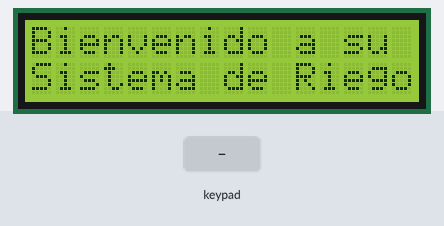
Bench run of a sketch on a simulated Arduino Mega 2560, built with avr-gcc and run on an emulated ATmega2560. On the bench: 16×2 character LCD. Inputs (shaded band) come from the test bench. What the sketch prints to the serial monitor is not drawn.

Above: at 1.2 s.
1.3 s: key 'B' pressed
At 1.8 s:
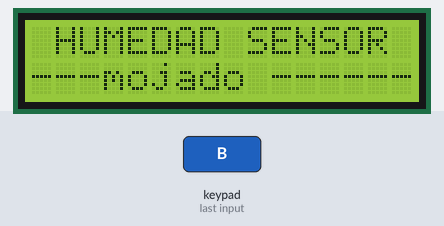
4.3 s: keypad keys 4 0 3 9 3 8 3 7 A pressed 0.4 s apart
At 6.9 s:
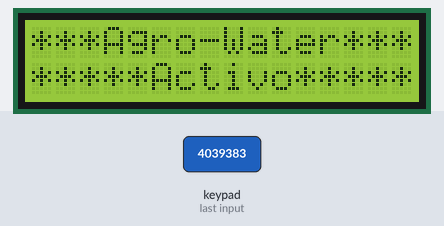
At 9.0 s:
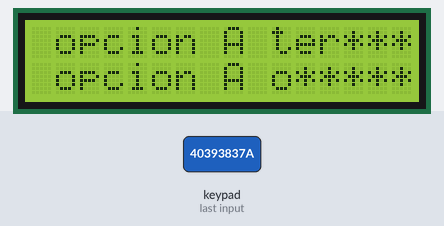
Timing chart, 0 to 10.5 s (numbered marks = the images above; inputs shaded):
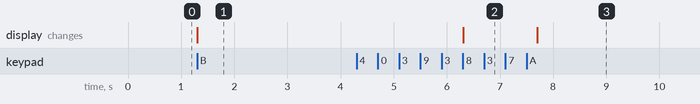

The sketch:

Agrowater.ino
```cpp
 #include <LiquidCrystal.h>
#include <Keypad.h>
LiquidCrystal lcd(7, 8, 9, 10, 11 , 12);
char ingreso;///variable de ingleso en el switch

////////////////// configuracion Keypad

const byte ROWS = 4; //4 filas
const byte COLS = 4; //4 columnas
//define the cymbols on the buttons of the keypads
char hexaKeys[ROWS][COLS] = {
  {'1','2','3','A'},
  {'4','5','6','B'},
  {'7','8','9','C'},
  {'*','0','#','D'},
};
byte rowPins[ROWS] = {40, 39, 38, 37}; //filas del keypad
byte colPins[COLS] = {36, 35, 34, 33}; //columnas del keypad
Keypad teclado = Keypad( makeKeymap(hexaKeys), rowPins, colPins, ROWS, COLS);
////// fin configuracion keypad

void setup() {
  lcd.begin(16, 2);
  lcd.setCursor(0,0);
  lcd.write("Bienvenido a su");
  lcd.setCursor(0,1);
  lcd.write("Sistema de Riego");

   Serial.begin(9600);//HUMEDAD UNO
}

void loop() {
  leerIngreso();
  }

void leerIngreso() {
  ingreso = teclado.getKey();
  if (ingreso != NO_KEY)
    switch (ingreso) {
      case 'A':    //
          lcd.setCursor(0, 0);
          lcd.print(" opcion A ");
          lcd.setCursor(0, 1);
          lcd.print(" opcion A ");
          delay(5000);
          cls();
        break;
      case 'B':
          lcd.setCursor(0, 0);
            humedad1();//
        break;

      case 'C':

        break;
      case 'D':
        break;
      case '*':

        break;
      case '#':

        break;
}
}

void cls(){
  lcd.setCursor(0, 0);
  lcd.print("***Agro-Water***");
  lcd.setCursor(0, 1);
  lcd.print("*****Activo*****");
  }

void humedad1(){
  int a0=analogRead(2);
 Serial.println(a0);
 lcd.setCursor(0, 0);
 lcd.print(" HUMEDAD SENSOR 1");
 if (a0>=800){
          lcd.setCursor(0, 1);
          lcd.print("--esta seco-----");
          delay(5000);
  }
 if(a0<=600) {
  lcd.setCursor(0, 1);
          lcd.print("---mojado ------");
          delay(5000);
  }
cls();
  }
```

Measured:
- after the input at 1.3 s, the display: changes at once (image 1)
- after the input at 4.3 s, the display: first differs from a run without the input after 3.4 s (image 3)
